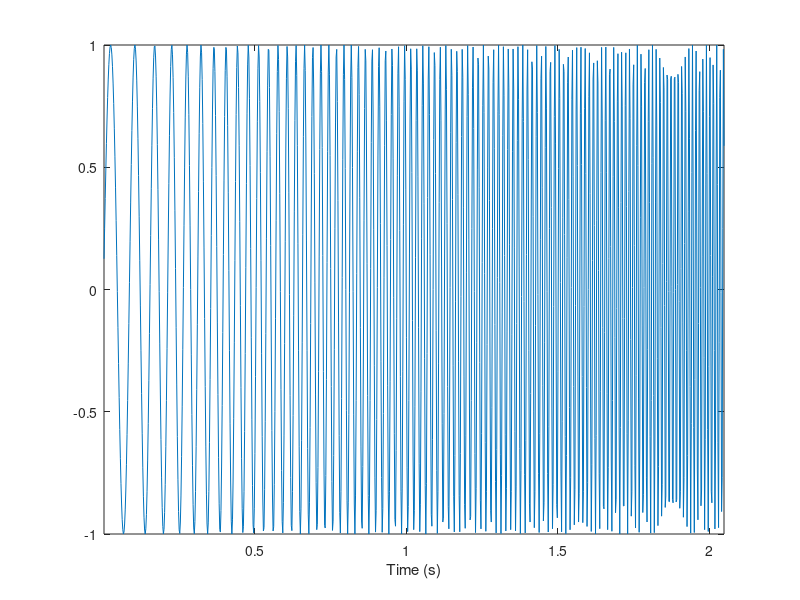

Here is the MATLAB script that generated this plot: (Note: this script raises an error after producing the figure.)
%% Author: Lu, Chia-Feng 2013.11.15
clear, close all

%% initialize parameters
samplerate=500; % in Hz
N=1024; % data length

fmin=20; % Minimal frequency in Hz
fmax=100; % Maximal frequency in Hz

fstep=1;   % frequency step for wavelet

%% generate a chirp signal
taxis=[1:N]/samplerate;   % time axis for whole data length

fchirp=[1:N]*((fmax-fmin)/N)+fmin;
data=sin(pi*taxis.*fchirp);  % data=sin(2*pi*taxis.*fchirp);

figure, 
plot(taxis,data),xlim([taxis(1) taxis(end)])
xlabel('Time (s)')

%% Time-frequency analysis (CWT, morlet wavelet)
spec = tfa_morlet(data, samplerate, 1, 250, fstep);
faxis=[1:fstep:250];
Mag=abs(spec);     % get spectrum magnitude

figure('color',[1 1 1]),
mesh(taxis,faxis,Mag)   % plot spectrogram as 3D mesh
axis([taxis(1) taxis(end) faxis(1) faxis(end)])
view(40,50);           % specify the 3D plot view
xlabel('Time (s)')
ylabel('Frequency (Hz)')
title('Time-frequency analysis (CWT)')

figure('color',[1 1 1]),
surface(taxis,faxis,Mag)   % plot spectrogram as 3D surface
axis([taxis(1) taxis(end) faxis(1) faxis(end)])
view(40,50);           % specify the 3D plot view
xlabel('Time (s)')
ylabel('Frequency (Hz)')
title('Time-frequency analysis (CWT)')
grid on





